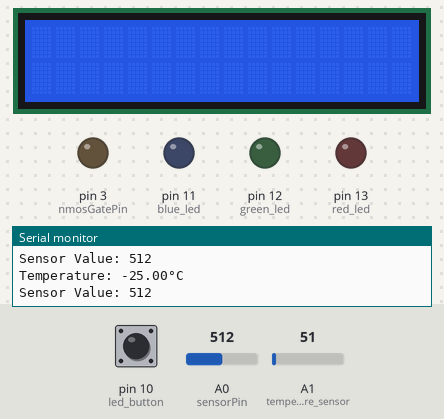
Bench run of a sketch on a simulated Arduino Uno, built with avr-gcc and run on an emulated ATmega328P. Shown: 16×2 character LCD, output pins drawn as LEDs (lit = HIGH), the last lines printed to the serial monitor. The inputs (shaded band) are chosen by the test bench; at power-on: pin 10 (led_button) HIGH, A1 (temperature_sensor) = 51, A0 (sensorPin) = 512.

Above: at 1.2 s.
1.3 s: pin 10 (led_button) pulled LOW for 1.2 s
At 3.3 s:
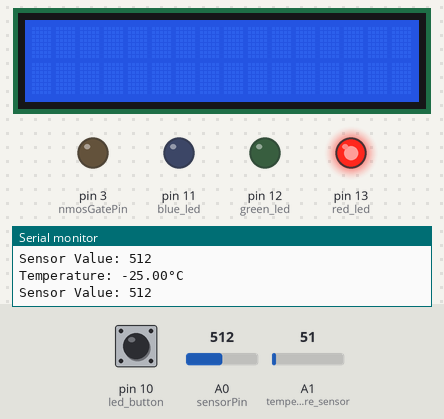
4.0 s: A1 (temperature_sensor) set to 156
5.7 s: A1 (temperature_sensor) set to 170
At 7.0 s:
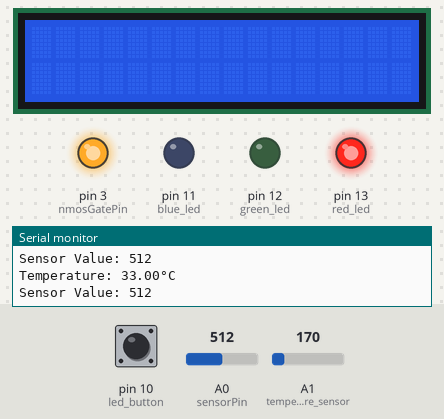
8.0 s: pin 10 (led_button) pulled LOW for 1.2 s
At 9.7 s:
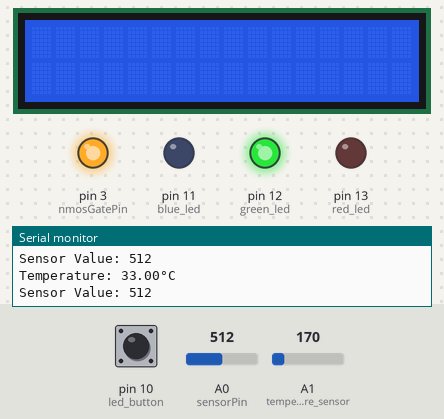
10.7 s: pin 10 (led_button) pulled LOW for 3.2 s
At 11.7 s:
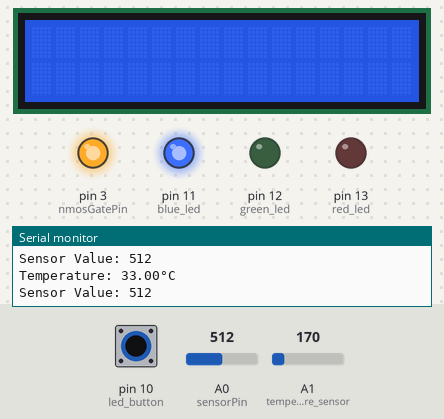
15.4 s: A1 (temperature_sensor) set to 112
At 17.0 s:
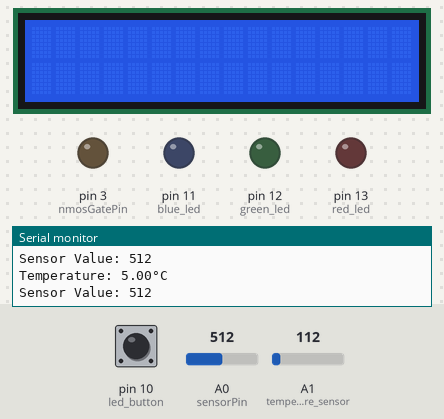
Timing chart, 0 to 18.5 s (numbered marks = the images above; inputs shaded):
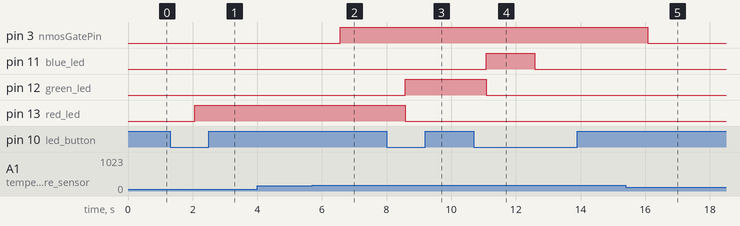

The sketch:

simple_home_automation1.ino
```cpp
#include <LiquidCrystal_I2C.h>

LiquidCrystal_I2C lcd(0x27,16,2);

const int red_led = 13;
const int green_led = 12;
const int blue_led = 11;
const int led_button = 10;

int ledState = 0;

float baselineTemp = 30.0;
const int temperature_sensor = A1;
const int nmosGatePin = 3;
int lcd_button = 4;
int motor = 3;
const int sensorPin = A0;

int sensorValue = 0;

void setup()
{
  pinMode(temperature_sensor, INPUT);
  Serial.begin(9600);
  pinMode(nmosGatePin, OUTPUT);

  pinMode(led_button, INPUT_PULLUP);
  pinMode(red_led, OUTPUT);
  pinMode(green_led, OUTPUT);
  pinMode(blue_led, OUTPUT);

  pinMode(lcd_button, INPUT_PULLUP);
  lcd.init();
  lcd.backlight();
}

void loop()
{
  int buttonState = digitalRead(led_button);

  if (buttonState == LOW && ledState < 4) {
  	ledState++;

    digitalWrite(red_led, LOW);
   	digitalWrite(green_led, LOW);
   	digitalWrite(blue_led, LOW);

    switch (ledState) {
    	case 1:
       		digitalWrite(red_led, HIGH);
       		break;
     	case 2:
       		digitalWrite(green_led, HIGH);
       		break;
     	case 3:
       		digitalWrite(blue_led, HIGH);
       		break;
     	case 4:
       		ledState = 0;
       		break;
    }
    delay(500);
  }

  float celsius = map(((analogRead(temperature_sensor) - 20) * 3.04), 0, 1023, -40, 125);

  if (isnan(celsius)) {
    Serial.println("Failed to read from DHT sensor!");
    return;
  }

  Serial.print("Temperature: ");
  Serial.print(celsius);
  Serial.println("°C");

  if (celsius >= baselineTemp) {
  	digitalWrite(nmosGatePin, HIGH);
  } else {
    digitalWrite(nmosGatePin, LOW);
  }

  sensorValue = analogRead(sensorPin);
  Serial.print("Sensor Value: ");
  Serial.println(sensorValue);
  delay(1000);
}
```

Measured:
- the behaviour switches between 162 and 163 on A1 (temperature_sensor) (found by bisection; images 1 and 2)
- after the input at 1.3 s, pin 13 (red_led): LOW → HIGH after 0.77 s
- after the input at 5.7 s, pin 3 (nmosGatePin): LOW → HIGH after 0.87 s
- after the input at 8.0 s, pin 12 (green_led): LOW → HIGH after 0.57 s; pin 13 (red_led): HIGH → LOW after 0.57 s
- after the input at 10.7 s, pin 11 (blue_led): LOW → HIGH after 0.38 s, → LOW 1.5 s later; pin 12 (green_led): HIGH → LOW after 0.38 s
- after the input at 15.4 s, pin 3 (nmosGatePin): HIGH → LOW after 0.68 s
